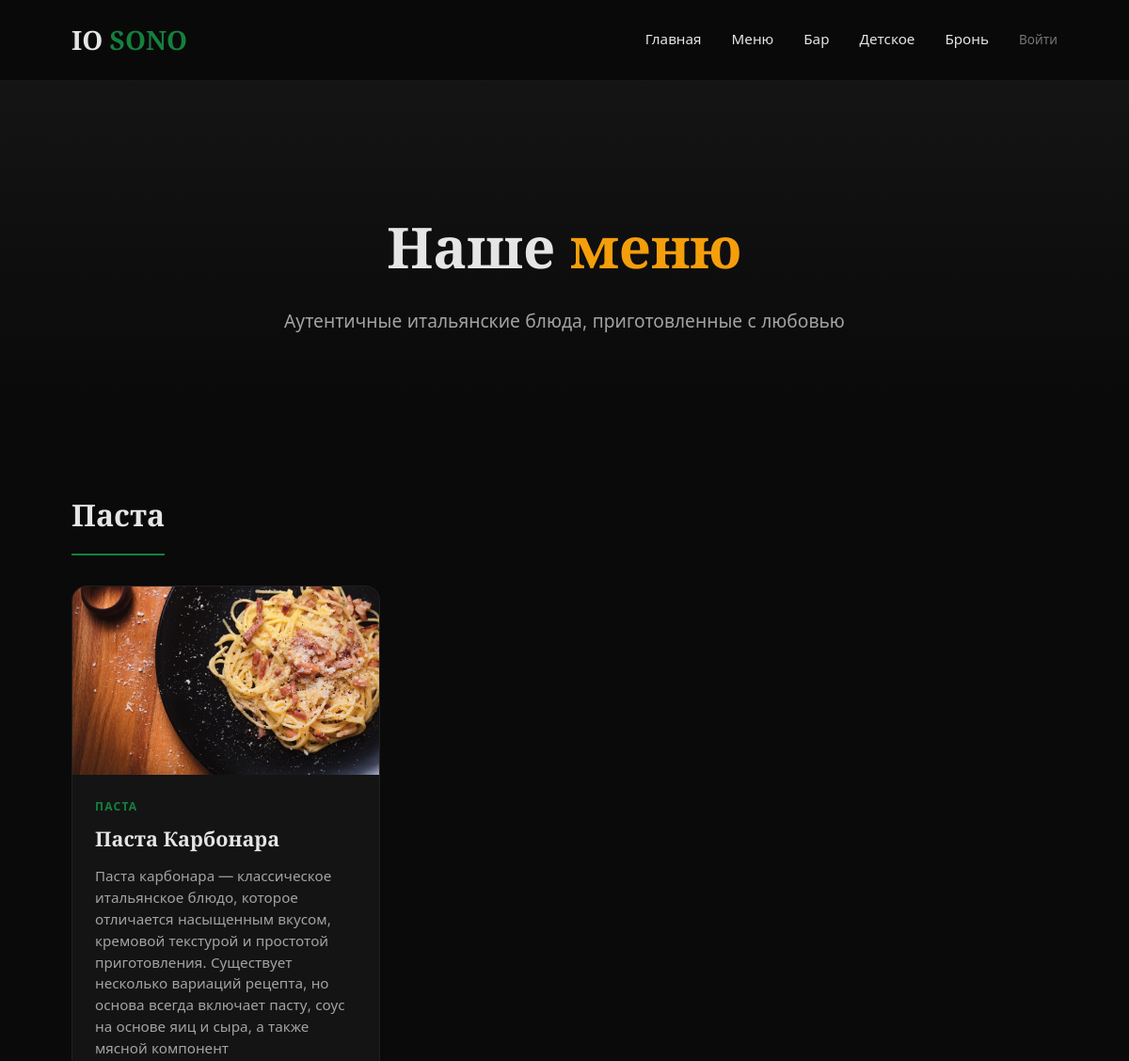
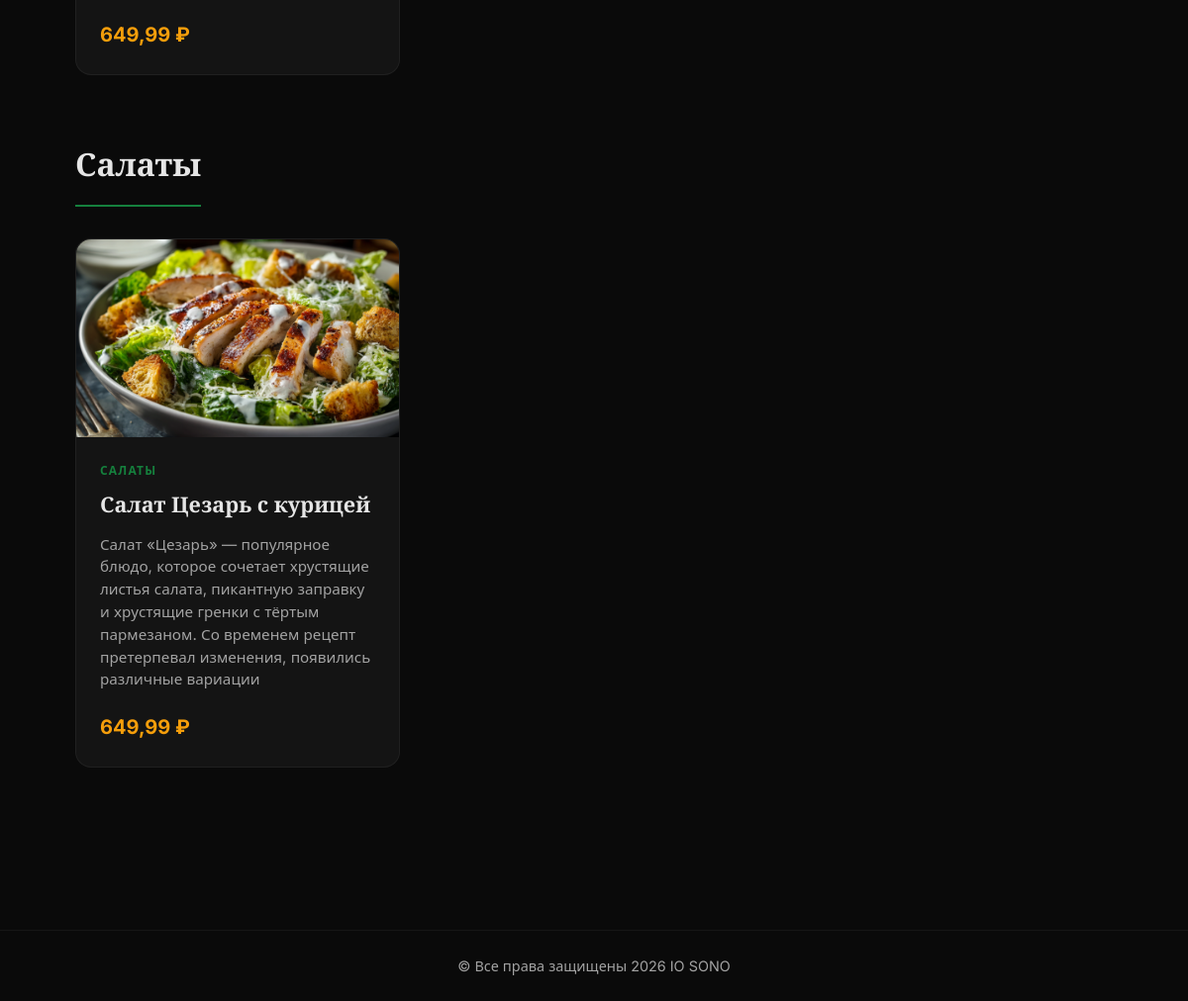
The app's page /menu/ with its own data (2 pictures, top to bottom).
### core/models.py (models this page shows, shortened)
class Category(models.Model):
    name = models.CharField('Название', max_length=100)
    slug = models.SlugField('URL-метка', unique=True)
    class Meta:
        verbose_name = 'Категория'
        verbose_name_plural = 'Категории'

class MenuItem(models.Model):
    category = models.ForeignKey(
        Category,
        on_delete=models.CASCADE,
        verbose_name='Категория',
        related_name='items'
    )
    name = models.CharField('Название блюда', max_length=200)
    description = models.TextField('Описание', blank=True)
    price = models.DecimalField('Цена (₽)', max_digits=8, decimal_places=2)
    image = models.ImageField('Фото', upload_to='dishes/', null=True, blank=True)
    is_featured = models.BooleanField('Рекомендуемое', default=False)
    class Meta:
        verbose_name = 'Блюдо'
        verbose_name_plural = 'Блюда'
        ordering = ['category', 'name']

### core/views.py (the view)
# urls.py: path('menu/', views.menu, name='menu'),
def menu(request):
    dishes = MenuItem.objects.select_related('category').all()
    categories = Category.objects.prefetch_related('menuitem_set').all()
    return render(request, 'menu.html', {
        'dishes': dishes,
        'categories': categories
    })

### templates/menu.html (shortened to what this page needs)
{% extends 'base.html' %}
{% block content %}
<section class="page-header">
    <div class="container">
        <h1 class="page-header__title">Наше <span class="text-accent">меню</span></h1>
        <p class="page-header__desc">Аутентичные итальянские блюда, приготовленные с любовью</p>
    </div>
</section>
<section class="section menu-full">
    <div class="container">
        {% regroup dishes by category as category_list %}
        {% for category in category_list %}
        <div class="menu-category">
            <h2 class="menu-category__title">{{ category.grouper.name }}</h2>
            <div class="dishes-grid dishes-grid--full">
                {% for dish in category.list %}
                <article class="dish-card dish-card--full">
                    {% if dish.image %}
                    <div class="dish-card__img" style="background-image: url('{{ dish.image.url }}');"></div>
                    {% else %}
                    <div class="dish-card__img dish-card__img--placeholder"></div>
                    {% endif %}
                    <div class="dish-card__body">
                        <span class="dish-card__cat">{{ dish.category.name }}</span>
                        <h3 class="dish-card__name">{{ dish.name }}</h3>
                        <p class="dish-card__desc">{{ dish.description }}</p>
                        <div class="dish-card__price">{{ dish.price }} ₽</div>
                    </div>
                </article>
                {% endfor %}
            </div>
        </div>
        {% empty %}
        <p class="text-muted">Меню пока пусто. Добавьте блюда через админку.</p>
        {% endfor %}
    </div>
</section>
{% endblock %}

### static/css/style.css (style rules this page uses)
*, *::before, *::after { box-sizing: border-box; margin: 0; padding: 0; }
html { scroll-behavior: smooth; }
body { font-family: 'Inter', system-ui, sans-serif; background: #0a0a0a; color: #e5e5e5; line-height: 1.6; overflow-x: hidden; padding-top: 0; }
:root { --clr-bg: #0a0a0a; --clr-surface: #141414; --clr-surface-hover: #1a1a1a; --clr-primary: #15803d; --clr-primary-hover: #166534; --clr-accent: #f59e0b; --clr-text: #e5e5e5; --clr-muted: #a3a3a3; --font-serif: 'Playfair Display', Georgia, serif; --font-sans: 'Inter', system-ui, sans-serif; --radius: 16px; --shadow: 0 10px 30px rgba(0,0,0,0.4); --transition: 0.3s cubic-bezier(0.4, 0, 0.2, 1); }
.container { width: min(90%, 1200px); margin: 0 auto; padding: 0 1rem; }
.section { padding: clamp(60px, 10vw, 100px) 0; }
.text-accent { color: var(--clr-accent); }
.dishes-grid { display: grid; grid-template-columns: repeat(auto-fit, minmax(280px, 1fr)); gap: 2rem; }
.dish-card { background: var(--clr-surface); border-radius: var(--radius); overflow: hidden; transition: var(--transition); border: 1px solid rgba(255,255,255,0.05); }
.dish-card__img { height: 200px; background-size: cover; background-position: center; background-color: #222; }
.dish-card__body { padding: 1.5rem; }
.dish-card__cat { display: block; color: var(--clr-primary); font-size: 0.75rem; text-transform: uppercase; letter-spacing: 0.1em; font-weight: 600; margin-bottom: 0.5rem; }
.dish-card__name { font-family: var(--font-serif); font-size: 1.35rem; margin-bottom: 0.75rem; }
.dish-card__desc { color: var(--clr-muted); font-size: 0.95rem; margin-bottom: 1.25rem; line-height: 1.5; }
.dish-card__price { font-size: 1.25rem; font-weight: 700; color: var(--clr-accent); }
.page-header { padding: 8rem 0 4rem; background: linear-gradient(180deg, var(--clr-surface) 0%, var(--clr-bg) 100%); text-align: center; }
.page-header__title { font-family: var(--font-serif); font-size: clamp(2.5rem, 5vw, 4rem); margin-bottom: 1rem; }
.page-header__desc { color: var(--clr-muted); font-size: 1.2rem; }
.menu-category { margin-bottom: 4rem; }
.menu-category__title { font-family: var(--font-serif); font-size: 2rem; margin-bottom: 2rem; padding-bottom: 1rem; border-bottom: 2px solid var(--clr-primary); display: inline-block; }
.dishes-grid--full { grid-template-columns: repeat(auto-fill, minmax(300px, 1fr)); }
.dish-card--full { display: flex; flex-direction: column; }

### records on screen
Category: grouper.name "Паста"
MenuItem: image (picture), category.name "ПАСТА", name "Паста Карбонара", description "Паста карбонара — классическое итальянское блюдо, которое отличается насыщенным вкусом, кремовой текстурой и простотой приготовления. Существует несколько вариаций рецепта, но основа всегда включает пасту, соус на основе яиц и сыра, а также мясной компонент", price "649,99"
Category: grouper.name "Салаты"
MenuItem: image (picture), category.name "САЛАТЫ", name "Салат Цезарь с курицей", description "Салат «Цезарь» — популярное блюдо, которое сочетает хрустящие листья салата, пикантную заправку и хрустящие гренки с тёртым пармезаном. Со временем рецепт претерпевал изменения, появились различные вариации", price "649,99"
